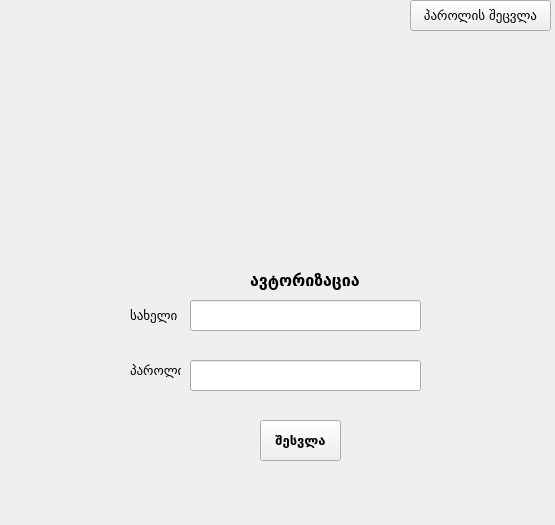
<?xml version="1.0" encoding="UTF-8"?>
<ui version="4.0">
 <class>Authdialog2</class>
 <widget class="QWidget" name="Authdialog2">
  <property name="geometry">
   <rect>
    <x>0</x>
    <y>0</y>
    <width>555</width>
    <height>525</height>
   </rect>
  </property>
  <property name="minimumSize">
   <size>
    <width>555</width>
    <height>525</height>
   </size>
  </property>
  <property name="maximumSize">
   <size>
    <width>555</width>
    <height>525</height>
   </size>
  </property>
  <property name="windowTitle">
   <string>Form</string>
  </property>
  <widget class="QLabel" name="label_3">
   <property name="geometry">
    <rect>
     <x>130</x>
     <y>30</y>
     <width>371</width>
     <height>231</height>
    </rect>
   </property>
   <property name="text">
    <string>&lt;html&gt;&lt;head/&gt;&lt;body&gt;&lt;p&gt;&lt;img src=&quot;:/logo-nandv.png&quot;/&gt;&lt;/p&gt;&lt;/body&gt;&lt;/html&gt;</string>
   </property>
  </widget>
  <widget class="QLineEdit" name="lineEdit">
   <property name="geometry">
    <rect>
     <x>190</x>
     <y>300</y>
     <width>231</width>
     <height>31</height>
    </rect>
   </property>
   <property name="font">
    <font>
     <family>Sylfaen</family>
     <pointsize>12</pointsize>
    </font>
   </property>
  </widget>
  <widget class="QLineEdit" name="lineEdit_2">
   <property name="geometry">
    <rect>
     <x>190</x>
     <y>360</y>
     <width>231</width>
     <height>31</height>
    </rect>
   </property>
   <property name="font">
    <font>
     <family>Sylfaen</family>
     <pointsize>12</pointsize>
    </font>
   </property>
   <property name="echoMode">
    <enum>QLineEdit::Password</enum>
   </property>
  </widget>
  <widget class="QLabel" name="label">
   <property name="geometry">
    <rect>
     <x>130</x>
     <y>300</y>
     <width>51</width>
     <height>31</height>
    </rect>
   </property>
   <property name="font">
    <font>
     <family>Sylfaen</family>
     <pointsize>10</pointsize>
    </font>
   </property>
   <property name="text">
    <string>სახელი</string>
   </property>
  </widget>
  <widget class="QLabel" name="label_2">
   <property name="geometry">
    <rect>
     <x>130</x>
     <y>360</y>
     <width>51</width>
     <height>21</height>
    </rect>
   </property>
   <property name="font">
    <font>
     <family>Sylfaen</family>
     <pointsize>10</pointsize>
    </font>
   </property>
   <property name="text">
    <string>პაროლი</string>
   </property>
  </widget>
  <widget class="QLabel" name="label_4">
   <property name="geometry">
    <rect>
     <x>250</x>
     <y>270</y>
     <width>121</width>
     <height>21</height>
    </rect>
   </property>
   <property name="font">
    <font>
     <family>Sylfaen</family>
     <pointsize>12</pointsize>
     <weight>75</weight>
     <bold>true</bold>
    </font>
   </property>
   <property name="text">
    <string>ავტორიზაცია</string>
   </property>
  </widget>
  <widget class="QPushButton" name="pushButton">
   <property name="geometry">
    <rect>
     <x>260</x>
     <y>420</y>
     <width>81</width>
     <height>41</height>
    </rect>
   </property>
   <property name="font">
    <font>
     <family>Sylfaen</family>
     <pointsize>10</pointsize>
     <weight>75</weight>
     <bold>true</bold>
    </font>
   </property>
   <property name="text">
    <string>შესვლა</string>
   </property>
  </widget>
  <widget class="QPushButton" name="pushButton_2">
   <property name="geometry">
    <rect>
     <x>410</x>
     <y>0</y>
     <width>141</width>
     <height>31</height>
    </rect>
   </property>
   <property name="font">
    <font>
     <family>Sylfaen</family>
     <pointsize>10</pointsize>
     <weight>50</weight>
     <bold>false</bold>
    </font>
   </property>
   <property name="text">
    <string>პაროლის შეცვლა</string>
   </property>
   <property name="icon">
    <iconset resource="icons.qrc">
     <normaloff>:/Oxygen-Icons.org-Oxygen-Apps-preferences-desktop-user-password.ico</normaloff>:/Oxygen-Icons.org-Oxygen-Apps-preferences-desktop-user-password.ico</iconset>
   </property>
  </widget>
 </widget>
 <resources>
  <include location="icons.qrc"/>
 </resources>
 <connections/>
</ui>
